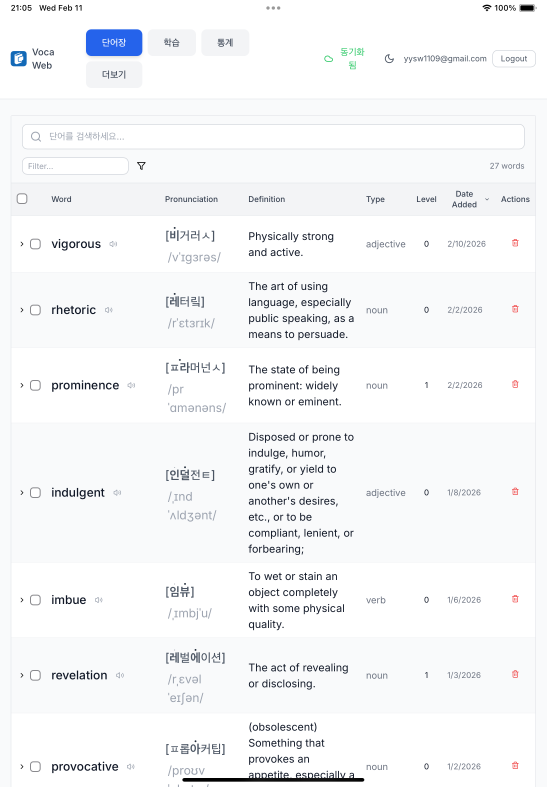
#> input picture iphone screenshots/ipad/Simulator Screenshot - iPad Air 11-inch (M3) - 2026-02-11 at 21.05.12.png, 1640 x 2360 px (shown at 1/3 size); its folder holds only this picture in this run
$ python resize.py
#> lines starting #> are read from the running program, lines starting #| are printed output that depends on the picture
#!/usr/bin/env python3
"""
Pad screenshots to App Store Connect allowed sizes.

- Reads images in current folder (png/jpg/jpeg/webp)
- Fits them into a target canvas while preserving aspect ratio
- Centers the image and pads remaining area with a background color
- Saves to ./out

Usage:
  python pad_appstore.py
  python pad_appstore.py --w 1290 --h 2796
  python pad_appstore.py --w 2796 --h 1290 --bg 0,0,0
  python pad_appstore.py --scale-mode contain   # default
  python pad_appstore.py --scale-mode cover     # fill canvas (may crop)
"""

import os
import argparse
from pathlib import Path
from PIL import Image, ImageOps

SUPPORTED_EXT = {".png", ".jpg", ".jpeg", ".webp"}


def parse_rgb(s: str):
#> called with s = '255,255,255'
    parts = s.split(",")
    if len(parts) != 3:
        raise ValueError("bg must be like R,G,B (e.g., 255,255,255)")
    r, g, b = (int(x.strip()) for x in parts)
    for v in (r, g, b):
        if v < 0 or v > 255:
            raise ValueError("RGB values must be 0..255")
#> in open_as_rgb, img is the input picture: PIL image 1640x2360 RGBA; mean R, G, B, A 245.2, 246.1, 247.5, 255
#> in open_as_rgb, `bg = Image.new("RGBA", img.size, (255, 255, 255, 255))`: bg: PIL image 1640x2360 RGBA; every value is 255
    return (r, g, b)


def contain_resize(img: Image.Image, target_w: int, target_h: int) -> Image.Image:
    """Resize to fit within target canvas (no cropping)."""
#> called with target_w = 1290, target_h = 2796
    iw, ih = img.size
#> iw = 1640; ih = 2360
    scale = min(target_w / iw, target_h / ih)
#> scale = 0.787
    new_size = (max(1, int(round(iw * scale))), max(1, int(round(ih * scale))))
#> new_size = (1290, 1856)
    return img.resize(new_size, Image.LANCZOS)


def cover_resize(img: Image.Image, target_w: int, target_h: int) -> Image.Image:
    """Resize to cover target canvas (may crop)."""
    iw, ih = img.size
    scale = max(target_w / iw, target_h / ih)
    new_size = (max(1, int(round(iw * scale))), max(1, int(round(ih * scale))))
    resized = img.resize(new_size, Image.LANCZOS)

    # Center crop to target size
    left = (resized.width - target_w) // 2
    top = (resized.height - target_h) // 2
    return resized.crop((left, top, left + target_w, top + target_h))


def pad_to_canvas(img: Image.Image, target_w: int, target_h: int, bg_rgb) -> Image.Image:
    """Place img centered on a background canvas."""
#> called with target_w = 1290, target_h = 2796, bg_rgb = (255, 255, 255)
    canvas = Image.new("RGB", (target_w, target_h), bg_rgb)
#> canvas: PIL image 1290x2796 RGB; every value is 255
    x = (target_w - img.width) // 2
#> x = 0
    y = (target_h - img.height) // 2
#> y = 470
    canvas.paste(img, (x, y))
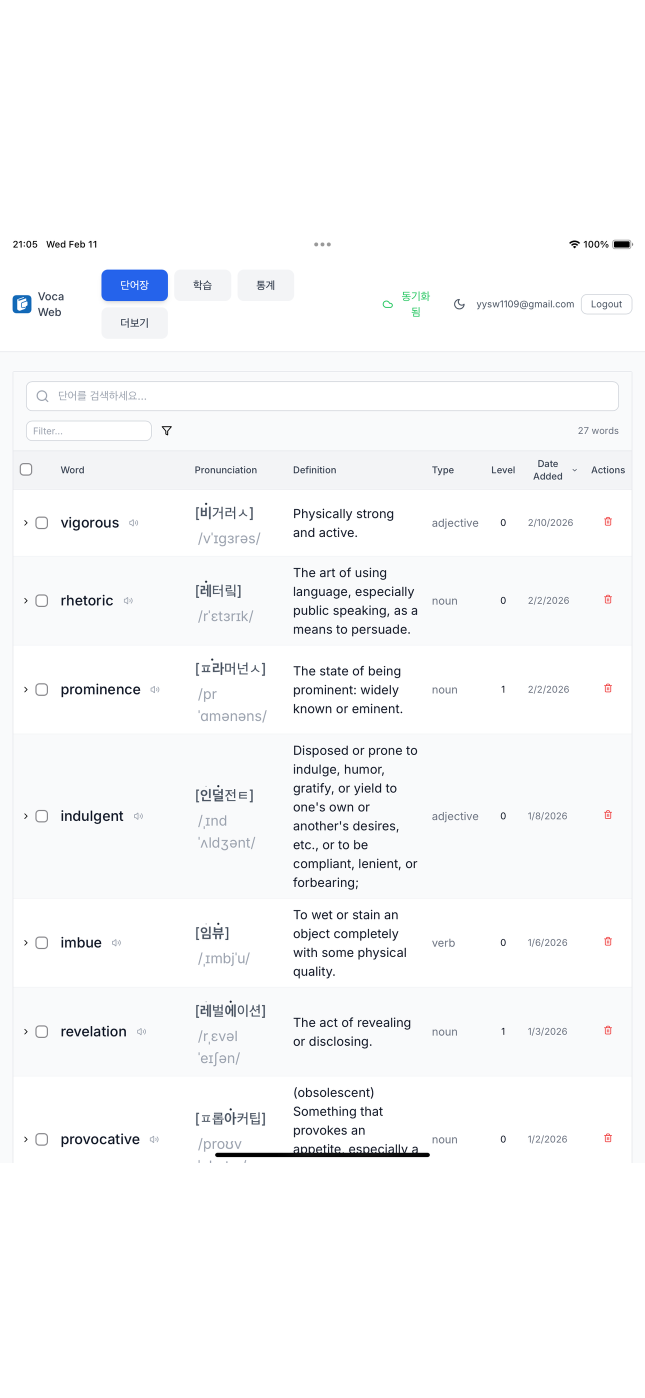
#> canvas: PIL image 1290x2796 RGB (shown at 1/2 size); mean R, G, B 248.4, 249, 249.9
    return canvas


def open_as_rgb(path: Path) -> Image.Image:
    img = Image.open(path)
    # Convert RGBA -> RGB with white background to avoid black transparency
    if img.mode in ("RGBA", "LA") or (img.mode == "P" and "transparency" in img.info):
        bg = Image.new("RGBA", img.size, (255, 255, 255, 255))
        bg.paste(img, mask=img.convert("RGBA").split()[-1])
        img = bg.convert("RGB")
    else:
        img = img.convert("RGB")
    return img


def main():
    ap = argparse.ArgumentParser()
    ap.add_argument("--w", type=int, default=1290, help="target width (default 1290)")
    ap.add_argument("--h", type=int, default=2796, help="target height (default 2796)")
    ap.add_argument("--bg", type=str, default="255,255,255", help="background RGB, e.g. 255,255,255")
    ap.add_argument("--scale-mode", choices=["contain", "cover"], default="contain",
                    help="contain: no crop (pads). cover: fill canvas (may crop).")
    ap.add_argument("--suffix", type=str, default="", help="optional filename suffix")
    args = ap.parse_args()

    target_w, target_h = args.w, args.h
    bg_rgb = parse_rgb(args.bg)

    out_dir = Path("out")
    out_dir.mkdir(exist_ok=True)

    here = Path(".")
    paths = [p for p in here.iterdir() if p.is_file() and p.suffix.lower() in SUPPORTED_EXT]

    if not paths:
        print("No images found in current folder.")
        return

    print(f"Found {len(paths)} image(s). Output -> {out_dir.resolve()}")
    print(f"Target canvas: {target_w}x{target_h}, bg={bg_rgb}, mode={args.scale_mode}")

    for p in paths:
        try:
            img = open_as_rgb(p)

            if args.scale_mode == "contain":
                resized = contain_resize(img, target_w, target_h)
                final = pad_to_canvas(resized, target_w, target_h, bg_rgb)
            else:
                final = cover_resize(img, target_w, target_h)

            stem = p.stem + (args.suffix if args.suffix else "")
            out_path = out_dir / f"{stem}_{target_w}x{target_h}.png"
            final.save(out_path, format="PNG", optimize=True)

            print(f"OK  {p.name} -> {out_path.name}")
        except Exception as e:
            print(f"FAIL {p.name}: {e}")


if __name__ == "__main__":
    main()

$ run again, on iphone screenshots/ipad/Simulator Screenshot - iPad Air 11-inch (M3) - 2026-02-11 at 21.06.00.png
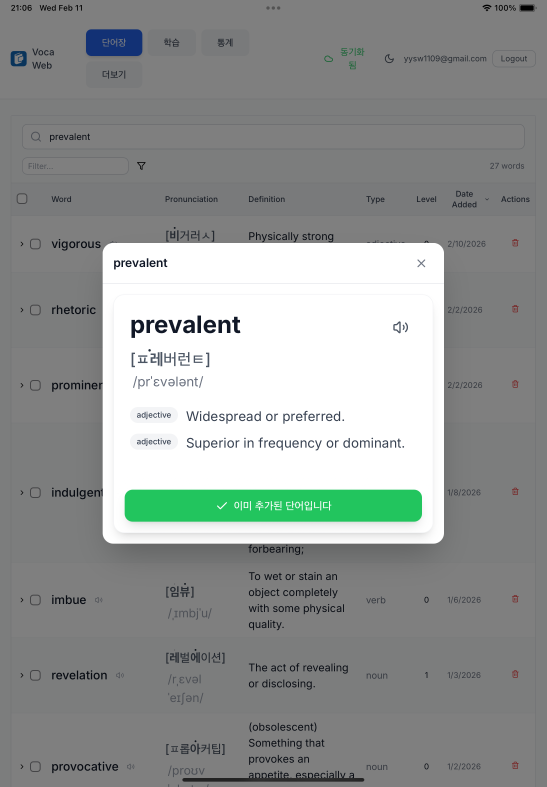
#> input picture iphone screenshots/ipad/Simulator Screenshot - iPad Air 11-inch (M3) - 2026-02-11 at 21.06.00.png, 1640 x 2360 px (shown at 1/3 size)
#> in open_as_rgb, img is the input picture: PIL image 1640x2360 RGBA; mean R, G, B, A 147.3, 151.4, 149.7, 255
#> bg: PIL image 1640x2360 RGBA; every value is 255
#> img: PIL image 1640x2360 RGB
#> in pad_to_canvas, `canvas.paste(img, (x, y))`:
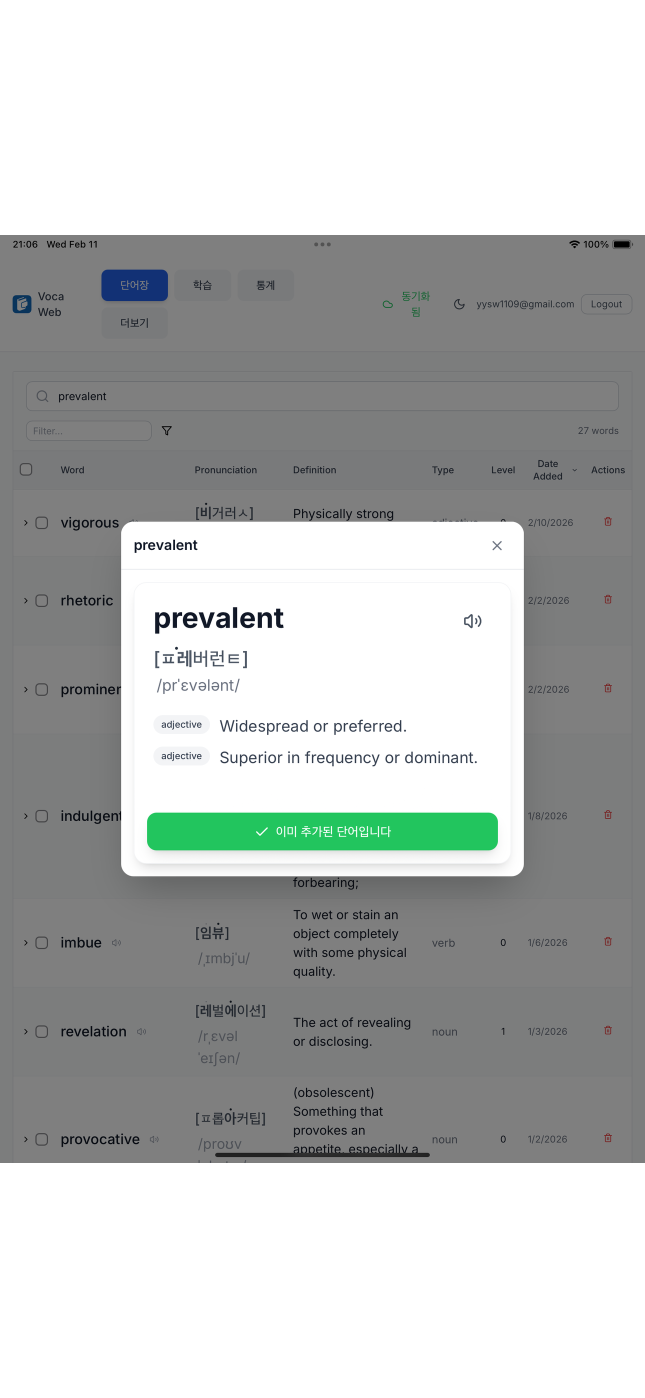
#> canvas: PIL image 1290x2796 RGB (shown at 1/2 size); mean R, G, B 183.5, 186.2, 185.1

$ run again, on iphone screenshots/ipad/Simulator Screenshot - iPad Air 11-inch (M3) - 2026-02-11 at 21.05.15.png
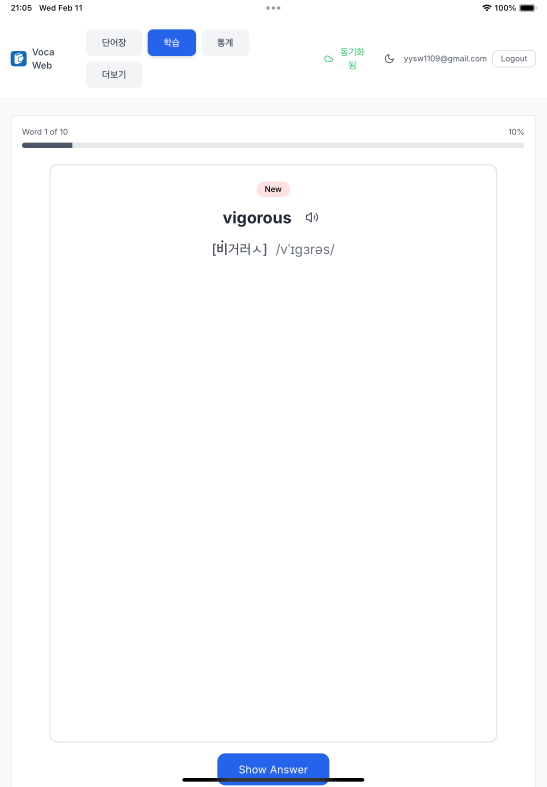
#> input picture iphone screenshots/ipad/Simulator Screenshot - iPad Air 11-inch (M3) - 2026-02-11 at 21.05.15.png, 1640 x 2360 px (shown at 1/3 size)
#> in open_as_rgb, img is the input picture: PIL image 1640x2360 RGBA; mean R, G, B, A 250.7, 251.4, 253, 255
#> bg: PIL image 1640x2360 RGBA; every value is 255
#> img: PIL image 1640x2360 RGB
#> in pad_to_canvas, `canvas.paste(img, (x, y))`:
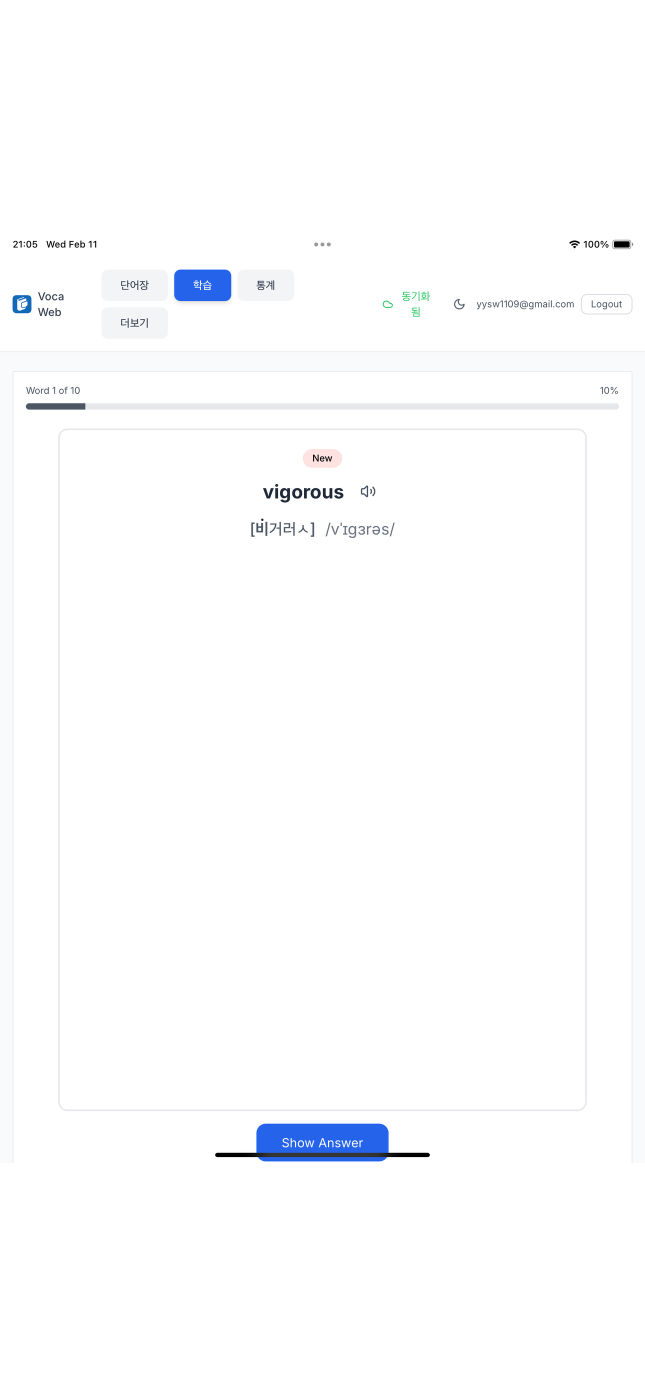
#> canvas: PIL image 1290x2796 RGB (shown at 1/2 size); mean R, G, B 252.1, 252.6, 253.6

$ run again, on iphone screenshots/ipad/Simulator Screenshot - iPad Air 11-inch (M3) - 2026-02-11 at 21.05.19.png
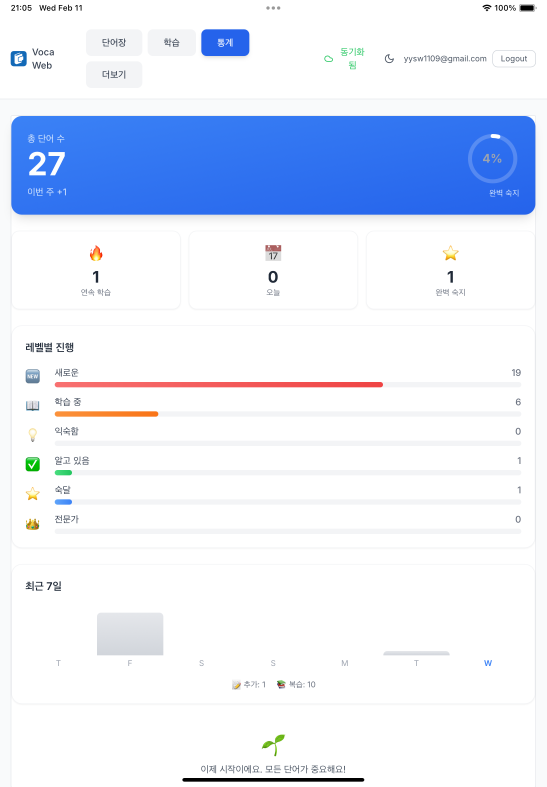
#> input picture iphone screenshots/ipad/Simulator Screenshot - iPad Air 11-inch (M3) - 2026-02-11 at 21.05.19.png, 1640 x 2360 px (shown at 1/3 size)
#> in open_as_rgb, img is the input picture: PIL image 1640x2360 RGBA; mean R, G, B, A 226.5, 234.1, 249.3, 255
#> bg: PIL image 1640x2360 RGBA; every value is 255
#> img: PIL image 1640x2360 RGB
#> in pad_to_canvas, `canvas.paste(img, (x, y))`:
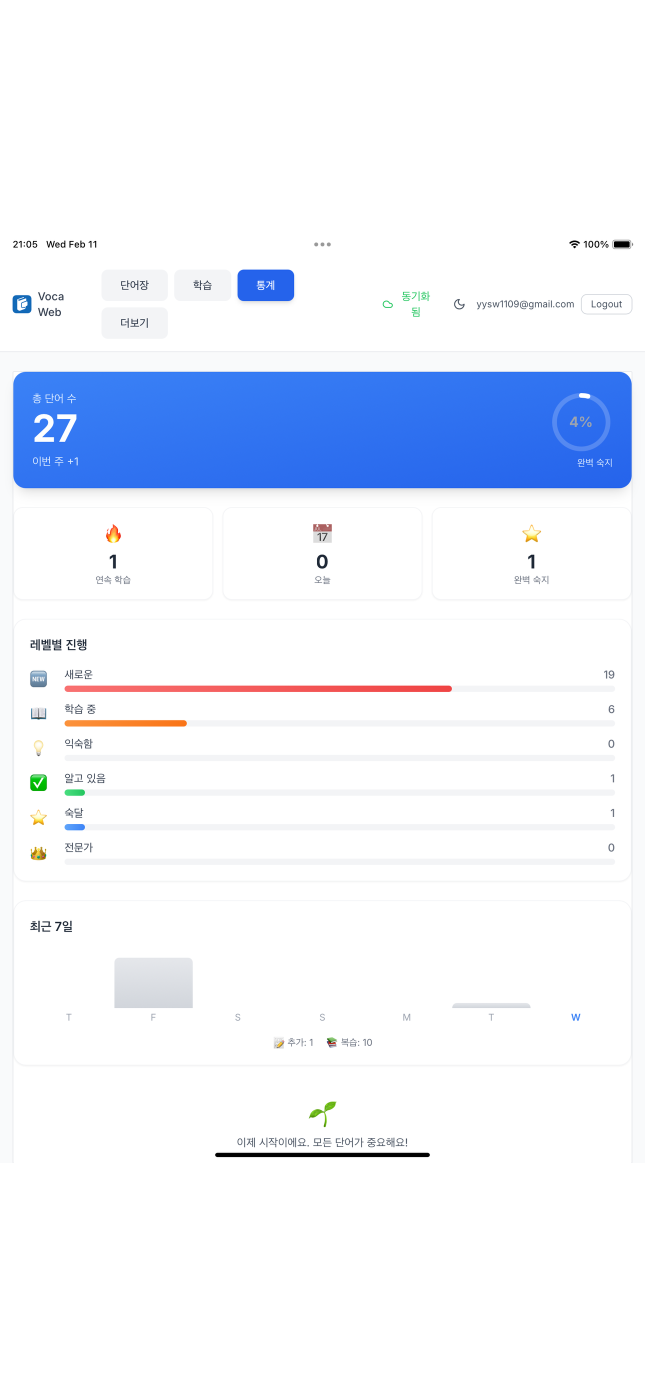
#> canvas: PIL image 1290x2796 RGB (shown at 1/2 size); mean R, G, B 236, 241.1, 251.2

$ run again, on iphone screenshots/ipad/Simulator Screenshot - iPad Air 11-inch (M3) - 2026-02-11 at 21.05.34.png
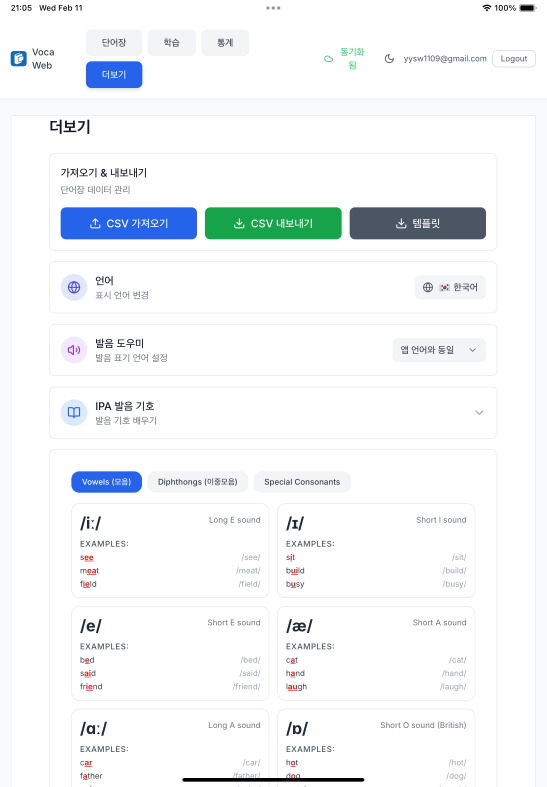
#> input picture iphone screenshots/ipad/Simulator Screenshot - iPad Air 11-inch (M3) - 2026-02-11 at 21.05.34.png, 1640 x 2360 px (shown at 1/3 size)
#> in open_as_rgb, img is the input picture: PIL image 1640x2360 RGBA; mean R, G, B, A 243.4, 246, 248, 255
#> bg: PIL image 1640x2360 RGBA; every value is 255
#> img: PIL image 1640x2360 RGB
#> in pad_to_canvas, `canvas.paste(img, (x, y))`:
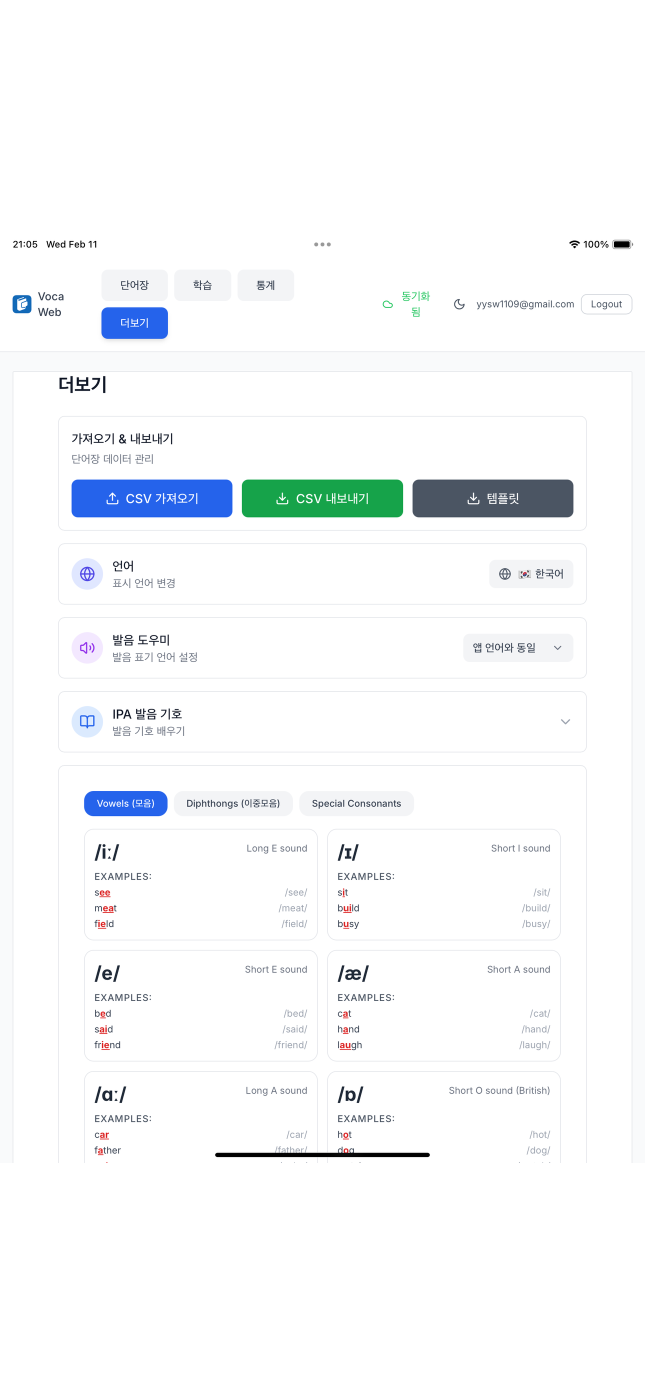
#> canvas: PIL image 1290x2796 RGB (shown at 1/2 size); mean R, G, B 247.2, 249, 250.3
